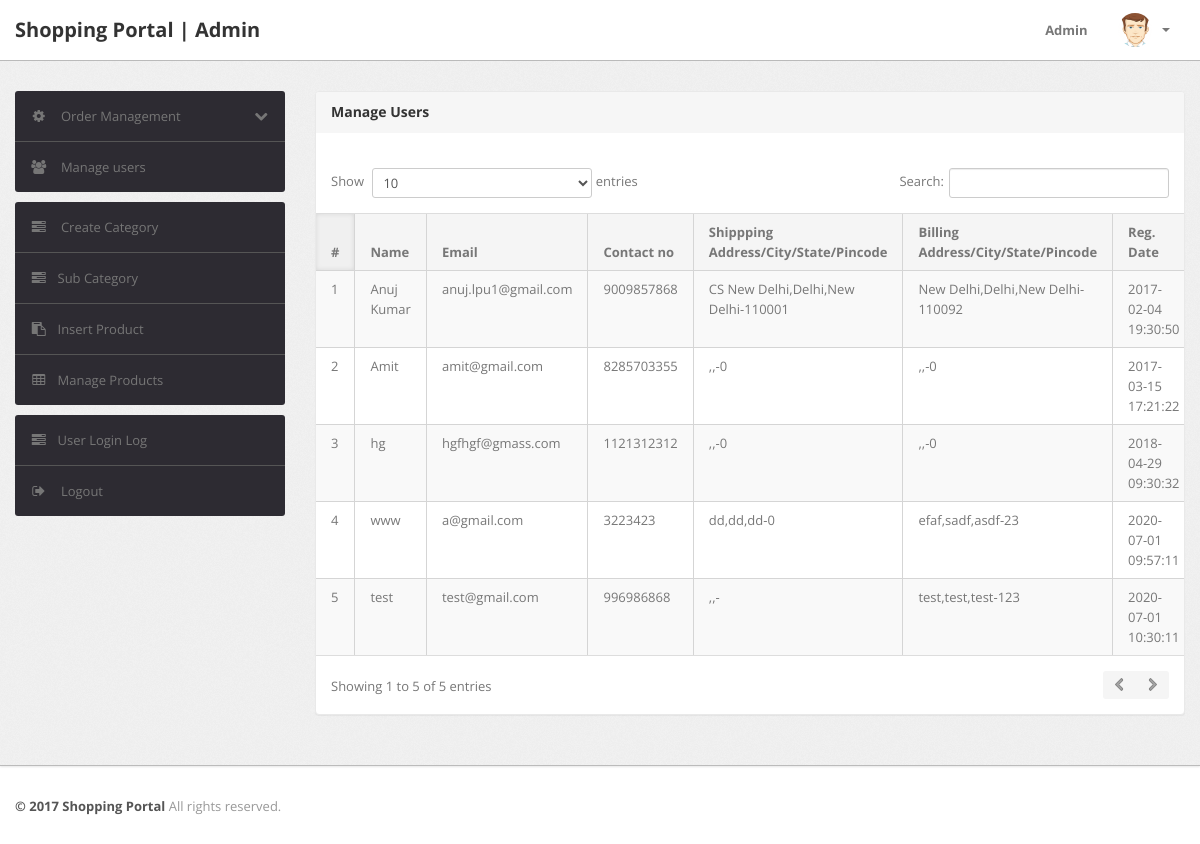
The page /shopping/admin/manage-users.php (signed in) on the database its author committed.
### tables this page shows
CREATE TABLE `users` (
  `id` int(11) NOT NULL,
  `name` varchar(255) DEFAULT NULL,
  `email` varchar(255) DEFAULT NULL,
  `contactno` bigint(11) DEFAULT NULL,
  `password` varchar(255) DEFAULT NULL,
  `shippingAddress` longtext,
  `shippingState` varchar(255) DEFAULT NULL,
  `shippingCity` varchar(255) DEFAULT NULL,
  `shippingPincode` int(11) DEFAULT NULL,
  `billingAddress` longtext,
  `billingState` varchar(255) DEFAULT NULL,
  `billingCity` varchar(255) DEFAULT NULL,
  `billingPincode` int(11) DEFAULT NULL,
  `regDate` timestamp NOT NULL DEFAULT CURRENT_TIMESTAMP,
  `updationDate` varchar(255) DEFAULT NULL
);

### shopping/admin/manage-users.php (the view, shortened to what this page needs)
<?php
include('include/config.php');
if(strlen($_SESSION['alogin'])==0)
	{
header('location:index.php');
}
else{
?>
<!DOCTYPE html>
<html lang="en">
<head>
	<link type="text/css" href="bootstrap/css/bootstrap.min.css" rel="stylesheet">
	<link type="text/css" href="bootstrap/css/bootstrap-responsive.min.css" rel="stylesheet">
	<link type="text/css" href="css/theme.css" rel="stylesheet">
	<link type="text/css" href="images/icons/css/font-awesome.css" rel="stylesheet">
</head>
<body>
<?php include('include/header.php');?>
	<div class="wrapper">
		<div class="container">
			<div class="row">
<?php include('include/sidebar.php');?>
			<div class="span9">
					<div class="content">
	<div class="module">
							<div class="module-head">
								<h3>Manage Users</h3>
							</div>
							<div class="module-body table">
									<br />
								<table cellpadding="0" cellspacing="0" border="0" class="datatable-1 table table-bordered table-striped	 display" width="100%">
									<thead>
										<tr>
											<th>#</th>
											<th> Name</th>
											<th>Email </th>
											<th>Contact no</th>
											<th>Shippping Address/City/State/Pincode </th>
											<th>Billing Address/City/State/Pincode </th>
											<th>Reg. Date </th>
										</tr>
									</thead>
									<tbody>
<?php $query=mysqli_query($con,"select * from users");
$cnt=1;
while($row=mysqli_fetch_array($query))
{
?>
										<tr>
											<td><?php echo htmlentities($cnt);?></td>
											<td><?php echo htmlentities($row['name']);?></td>
											<td><?php echo htmlentities($row['email']);?></td>
											<td> <?php echo htmlentities($row['contactno']);?></td>
											<td><?php echo htmlentities($row['shippingAddress'].",".$row['shippingCity'].",".$row['shippingState']."-".$row['shippingPincode']);?></td>
											<td><?php echo htmlentities($row['billingAddress'].",".$row['billingCity'].",".$row['billingState']."-".$row['billingPincode']);?></td>
											<td><?php echo htmlentities($row['regDate']);?></td>
										<?php $cnt=$cnt+1; } ?>
								</table>
							</div>
						</div>
					</div>
				</div>
			</div>
		</div>
	</div>
<?php include('include/footer.php');?>
</body>
<?php } ?>

### shopping/admin/css/theme.css (style rules this page uses)
body { font-size: 13px; font-family: 'Open Sans', Arial, sans-serif; background: #fff; color: #777 }
h1, h2, h3, h4, h5, h6 { color: #333; margin-top: 0 }
h3 { font-size: 20px }
.wrapper { background: url(../images/bg.png) #eee; border-bottom: 1px solid #bbb; -webkit-box-shadow: 0 1px 2px rgba(0,0,0,0.1); -moz-box-shadow: 0 1px 2px rgba(0,0,0,0.1); box-shadow: 0 1px 2px rgba(0,0,0,0.1); padding: 30px 0 }
.module { background: #fff; -webkit-border-radius: 3px; -moz-border-radius: 3px; border-radius: 3px; border: 1px solid #ccc; border-bottom-color: #bbb; -webkit-box-shadow: 0 0 1px rgba(0,0,0,0.2); -moz-box-shadow: 0 0 1px rgba(0,0,0,0.2); box-shadow: 0 0 1px rgba(0,0,0,0.2); margin-bottom: 30px }
.table { margin-bottom: 0 }
.table th, .table td { border-color: #d5d5d5!important }
.table-bordered thead:first-child tr:first-child>th:first-child, .table-bordered tbody:first-child tr:first-child>td:first-child { -webkit-border-top-left-radius: 2px; -moz-border-radius-topleft: 2px; border-top-left-radius: 2px }
.table-bordered thead:first-child tr:first-child>th:last-child, .table-bordered tbody:first-child tr:first-child>td:last-child { -webkit-border-top-right-radius: 2px; -moz-border-radius-topright: 2px; border-top-right-radius: 2px }
.table-bordered thead:last-child tr:last-child>th:first-child, .table-bordered tbody:last-child tr:last-child>td:first-child, .table-bordered tfoot:last-child tr:last-child>td:first-child { -webkit-border-bottom-left-radius: 2px; -moz-border-radius-bottomleft: 2px; border-bottom-left-radius: 2px }
.table-bordered thead:last-child tr:last-child>th:last-child, .table-bordered tbody:last-child tr:last-child>td:last-child, .table-bordered tfoot:last-child tr:last-child>td:last-child { -webkit-border-bottom-right-radius: 2px; -moz-border-radius-bottomright: 2px; border-bottom-right-radius: 2px }
.module { box-shadow: 0 0 3px rgba(0,0,0,.1); border-color: #e9e9e9; margin-bottom: 20px; background-color: #fff; border-radius: 4px; -webkit-box-shadow: 0 1px 1px rgba(0,0,0,.05); box-shadow: 0 1px 1px rgba(0,0,0,.05); }
.module-head { color: #767676; background-color: #f6f6f6; border-color: #e9e9e9; padding: 10px 15px; border-bottom: 1px solid transparent; border-top-right-radius: 3px; border-top-left-radius: 3px; }
.module-head h3 { font-size: 14px; line-height: 20px; height: 20px; margin: 0 }
.module-body { padding: 15px }
.module-body.table { padding: 15px 0 }
.module-body.table .table th, .module-body.table .table td { padding-left: 15px; padding-right: 15px }
.dataTables_wrapper table th { background: #f5f5f5; cursor: pointer }
.dataTables_wrapper table th.sorting_asc, .dataTables_wrapper table th.sorting_desc { background: #f0f0f0; -webkit-box-shadow: 0 0 5px rgba(0,0,0,0.1) inset; -moz-box-shadow: 0 0 5px rgba(0,0,0,0.1) inset; box-shadow: 0 0 5px rgba(0,0,0,0.1) inset }
.dataTables_wrapper .table-bordered { -webkit-border-radius: 0; -moz-border-radius: 0; border-radius: 0; border-left: 0; border-right: 0 }
.dataTables_wrapper .table-bordered thead tr>th:first-child, .dataTables_wrapper .table-bordered tbody tr>td:first-child, .dataTables_wrapper .table-bordered tfoot tr>td:first-child, .dataTables_wrapper .table-bordered tfoot tr>th:first-child { border-left: 0 }
.dataTables_wrapper .table-bordered thead:first-child tr:first-child>th:first-child, .dataTables_wrapper .table-bordered tbody:first-child tr:first-child>td:first-child { -webkit-border-top-left-radius: 0; -moz-border-radius-topleft: 0; border-top-left-radius: 0 }
.dataTables_wrapper .table-bordered thead:first-child tr:first-child>th:last-child, .dataTables_wrapper .table-bordered tbody:first-child tr:first-child>td:last-child { -webkit-border-top-right-radius: 0; -moz-border-radius-topright: 0; border-top-right-radius: 0 }
.dataTables_wrapper .table-bordered thead:last-child tr:last-child>th:first-child, .dataTables_wrapper .table-bordered tbody:last-child tr:last-child>td:first-child, .dataTables_wrapper .table-bordered tfoot:last-child tr:last-child>td:first-child { -webkit-border-bottom-left-radius: 0; -moz-border-radius-bottomleft: 0; border-bottom-left-radius: 0 }
.dataTables_wrapper .table-bordered thead:last-child tr:last-child>th:last-child, .dataTables_wrapper .table-bordered tbody:last-child tr:last-child>td:last-child, .dataTables_wrapper .table-bordered tfoot:last-child tr:last-child>td:last-child { -webkit-border-bottom-right-radius: 0; -moz-border-radius-bottomright: 0; border-bottom-right-radius: 0 }

### rows shown on the page
users: name "Anuj Kumar", email "anuj.lpu1@gmail.com", contactno "9009857868", shippingAddress+shippingCity+shippingState "CS New Delhi,Delhi,New Delhi-110001", billingAddress+billingCity+billingState "New Delhi,Delhi,New Delhi-110092", regDate "2017-02-04 19:30:50"
users: name "Amit", email "amit@gmail.com", contactno "8285703355", shippingAddress+shippingCity+shippingState ",,-0", billingAddress+billingCity+billingState ",,-0", regDate "2017-03-15 17:21:22"
users: name "hg", email "hgfhgf@gmass.com", contactno "1121312312", shippingAddress+shippingCity+shippingState ",,-0", billingAddress+billingCity+billingState ",,-0", regDate "2018-04-29 09:30:32"
users: name "www", email "a@gmail.com", contactno "3223423", shippingAddress+shippingCity+shippingState "dd,dd,dd-0", billingAddress+billingCity+billingState "efaf,sadf,asdf-23", regDate "2020-07-01 09:57:11"
users: name "test", email "test@gmail.com", contactno "996986868", shippingAddress+shippingCity+shippingState ",,-", billingAddress+billingCity+billingState "test,test,test-123", regDate "2020-07-01 10:30:11"
